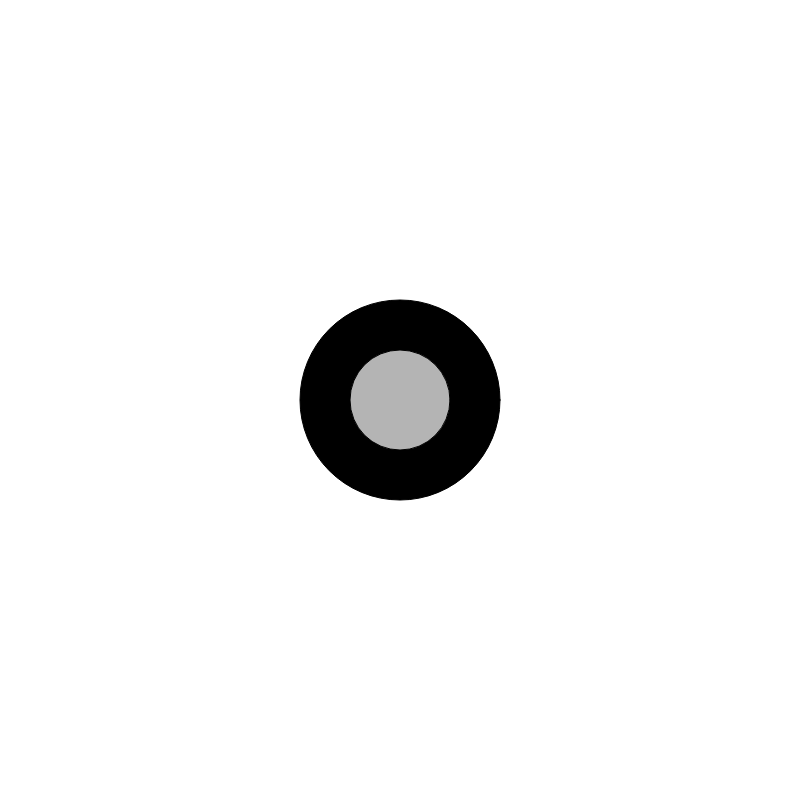
Frame 1 (no input)
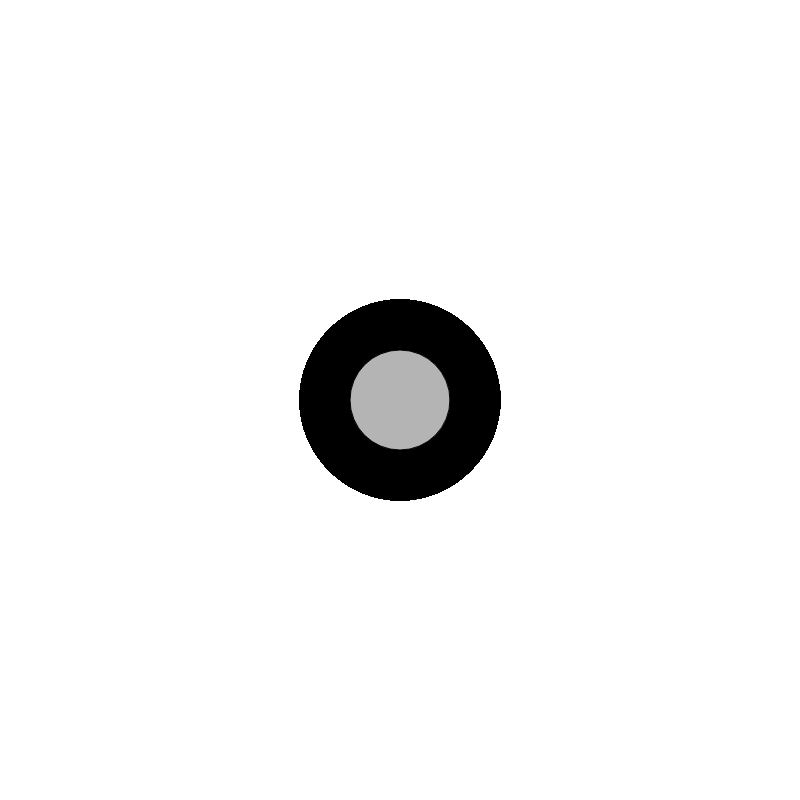
Frame 60 (no input)
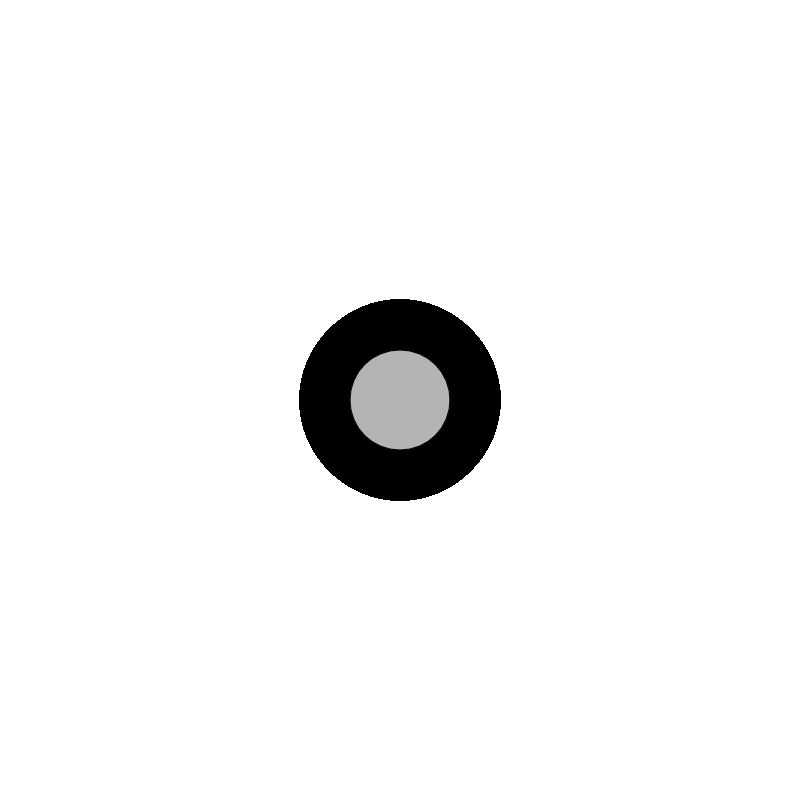
Frame 120 (the mouse pressed at the canvas centre since frame 60)

The p5.js sketch that drew these frames (run headless with seeded random() and noise() and a simulated clock; from frame 60 on, the mouse is pressed at the canvas centre):

// p5.js sketch
// ── sketch.js
// Sketch Title - for MuW201 Tangible Computing, 2019
// Firstname Lastname 
// GitHub Username
// Date 

function setup(){

	createCanvas(800,800)
	background(255)





	
}

function draw(){

var innerRadius = 100
var outerRadius = 200
var rotation = 30
var speed = 1
var scale = 1
var color1 = 0
var color2 = 180
var posX = 400
var posY = 400 
var size = random(30,50)
var numPetals = random(5,10)


	drawFlower (posX, posY, numPetals, innerRadius, outerRadius, color1, color2, rotation, speed, scale)


}

function drawFlower(posX, posY, numPetals, innerRadius, outerRadius, color1, color2, rotation, speed, scale){



fill(color1)
ellipse(posX, posY, outerRadius, outerRadius)
fill(color2)
ellipse(posX, posY, innerRadius, innerRadius)



}
